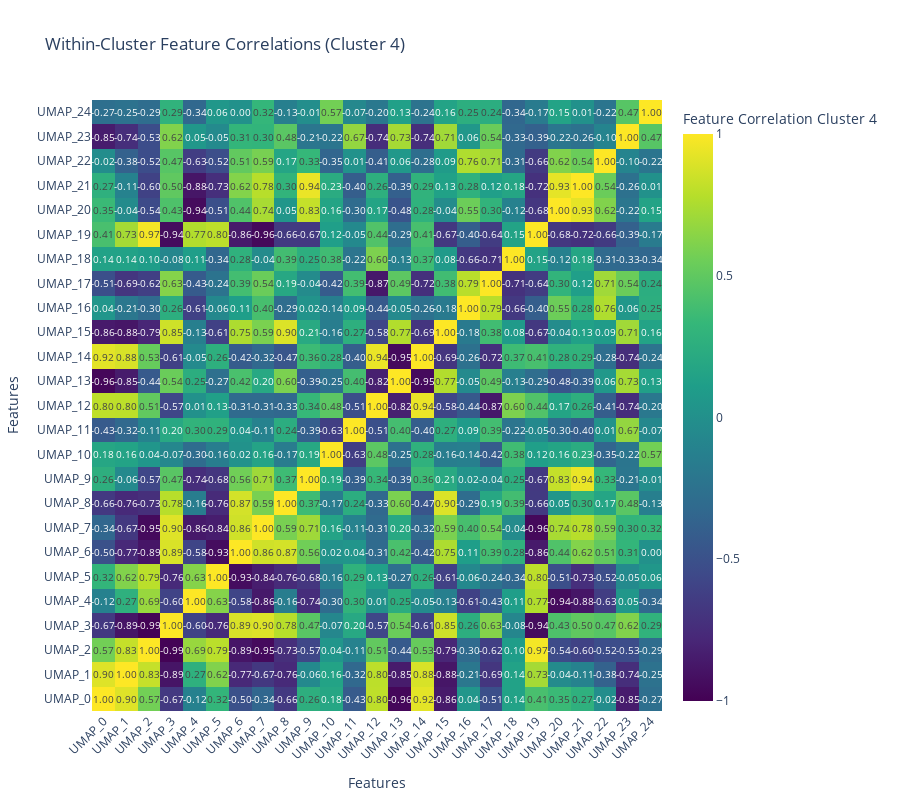

This figure's notebook cell:
### Code cell
c = 4

cluster_data = df_embed_with_cluster[df_embed_with_cluster['cluster'] == c].drop('cluster', axis=1)
corr_matrix = cluster_data.corr()

z = corr_matrix.values
text = np.round(z, 2)

fig = go.Figure(data=go.Heatmap(
    z=z,
    x=corr_matrix.columns,
    y=corr_matrix.index,
    colorscale='Viridis',
    zmin=-1,
    zmax=1,
    colorbar=dict(title=f'Feature Correlation Cluster {c}'),
    text=text,
    texttemplate="%{text:.2f}",
    textfont={"size":10}
))

fig.update_layout(
    title=f"Within-Cluster Feature Correlations (Cluster {c})",
    xaxis_title="Features",
    yaxis_title="Features",
    xaxis_tickangle=-45,
    width=900,
    height=800
)

fig.show()

### Figure 1 — Plotly figure (JSON) as saved in the notebook; plotly's stock layout.template omitted (floating-point values rounded to 4 significant figures; data arrays with more than 128 entries replaced by an {"elided": "..."} marker saying what was removed)
{"data": [{"colorbar": {"title": {"text": "Feature Correlation Cluster 4"}}, "colorscale": [[0, "#440154"], [0.1111, "#482878"], [0.2222, "#3e4989"], [0.3333, "#31688e"], [0.4444, "#26828e"], [0.5556, "#1f9e89"], [0.6667, "#35b779"], [0.7778, "#6ece58"], [0.8889, "#b5de2b"], [1, "#fde725"]], "text": {"elided": "25x25 float values"}, "textfont": {"size": 10}, "texttemplate": "%{text:.2f}", "type": "heatmap", "x": ["UMAP_0", "UMAP_1", "UMAP_2", "UMAP_3", "UMAP_4", "UMAP_5", "UMAP_6", "UMAP_7", "UMAP_8", "UMAP_9", "UMAP_10", "UMAP_11", "UMAP_12", "UMAP_13", "UMAP_14", "UMAP_15", "UMAP_16", "UMAP_17", "UMAP_18", "UMAP_19", "UMAP_20", "UMAP_21", "UMAP_22", "UMAP_23", "UMAP_24"], "y": ["UMAP_0", "UMAP_1", "UMAP_2", "UMAP_3", "UMAP_4", "UMAP_5", "UMAP_6", "UMAP_7", "UMAP_8", "UMAP_9", "UMAP_10", "UMAP_11", "UMAP_12", "UMAP_13", "UMAP_14", "UMAP_15", "UMAP_16", "UMAP_17", "UMAP_18", "UMAP_19", "UMAP_20", "UMAP_21", "UMAP_22", "UMAP_23", "UMAP_24"], "z": {"elided": "25x25 float values"}, "zmax": 1, "zmin": -1}], "layout": {"height": 800, "title": {"text": "Within-Cluster Feature Correlations (Cluster 4)"}, "width": 900, "xaxis": {"autorange": true, "range": [-0.5, 24.5], "tickangle": -45, "title": {"text": "Features"}, "type": "category"}, "yaxis": {"autorange": true, "range": [-0.5, 24.5], "title": {"text": "Features"}, "type": "category"}}}
